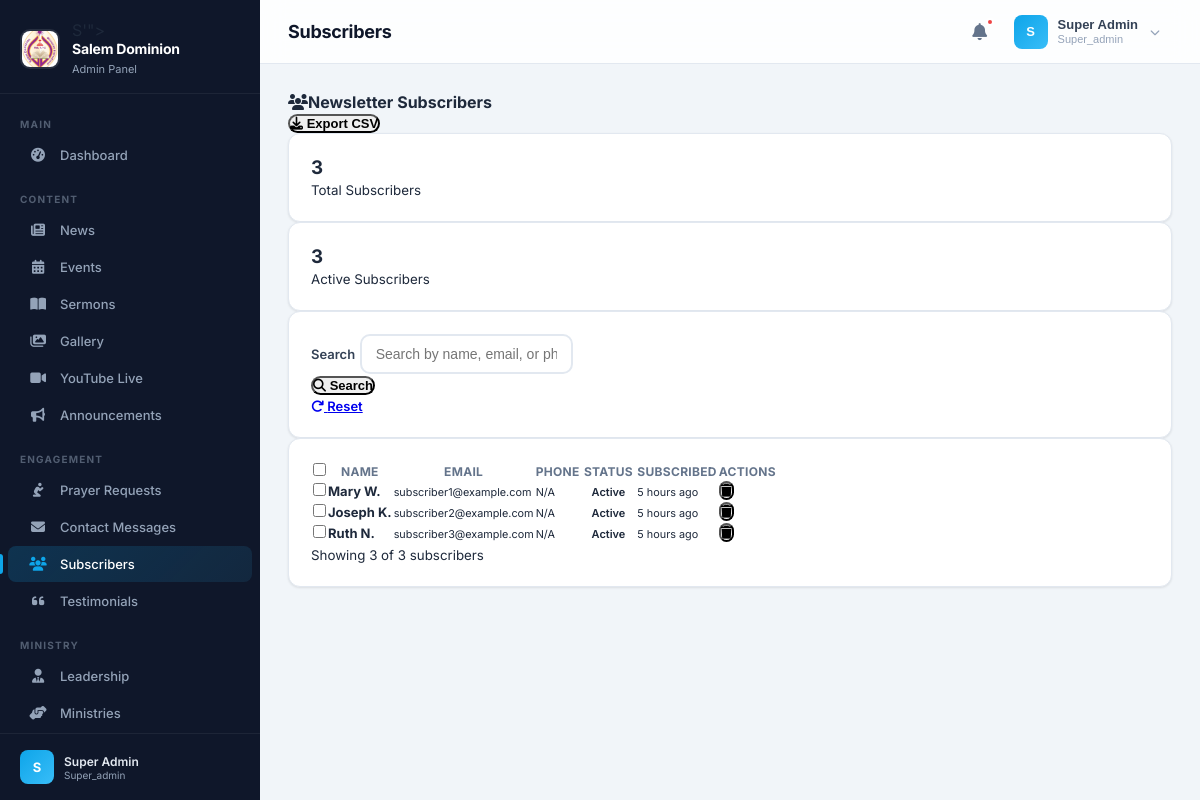
The app's page /admin/dashboard.php?section=subscribers (signed in) with its own data.
### tables this page shows
CREATE TABLE `newsletter_subscribers` (
  `id` int(11) NOT NULL,
  `email` varchar(255) NOT NULL,
  `name` varchar(255) DEFAULT NULL,
  `phone` varchar(20) DEFAULT NULL,
  `is_active` tinyint(1) NOT NULL DEFAULT 1,
  `status` enum('active','unsubscribed','bounced') NOT NULL DEFAULT 'active',
  `subscribed_at` timestamp NOT NULL DEFAULT current_timestamp(),
  `unsubscribed_at` datetime DEFAULT NULL,
  `created_at` timestamp NOT NULL DEFAULT current_timestamp()
);

### includes/database.php (called while the page is built, shortened)
<?php
class Database {
    private ?PDO $pdo = null;
    private function __construct(string $host, string $user, string $pass, string $name, string $port = '3306', string $charset = 'utf8mb4') {
        $dsn = "mysql:host={$host};port={$port};dbname={$name};charset={$charset}";
        try {
            $this->pdo = new PDO($dsn, $user, $pass, [
                PDO::ATTR_ERRMODE            => PDO::ERRMODE_EXCEPTION,
                PDO::ATTR_DEFAULT_FETCH_MODE => PDO::FETCH_ASSOC,
                PDO::ATTR_EMULATE_PREPARES   => false,
                PDO::MYSQL_ATTR_INIT_COMMAND => "SET NAMES {$charset} COLLATE {$charset}_unicode_ci",
                PDO::MYSQL_ATTR_FOUND_ROWS   => true,
            ]);
        } catch (PDOException $e) {
            error_log("Database connection failed ({$name}): " . $e->getMessage());
            $this->pdo = null;
            throw $e;
        }
    }
    public function query(string $sql, array $params = []): PDOStatement {
        $stmt = $this->pdo->prepare($sql);
        $stmt->execute($params);
        return $stmt;
    }
    public function fetch(string $sql, array $params = []): ?array {
        $stmt = $this->query($sql, $params);
        $result = $stmt->fetch();
        return $result ?: null;
    }
    public function count(string $table, string $where = '1=1', array $params = []): int {
        $sql = "SELECT COUNT(*) as cnt FROM `{$table}` WHERE {$where}";
        $row = $this->fetch($sql, $params);
        return $row ? (int)$row['cnt'] : 0;
    }
}

### includes/helpers.php (called while the page is built, shortened)
<?php
function sanitize(string $input): string {
    return htmlspecialchars(trim($input), ENT_QUOTES, 'UTF-8');
}
function paginate(string $table, $db, int $perPage = ITEMS_PER_PAGE, int $currentPage = 1, string $where = '', array $params = [], string $orderBy = 'id DESC'): array {
    if ($db instanceof Database) {
        $pdo = $db->getPdo();
    } elseif ($db instanceof PDO) {
        $pdo = $db;
    } else {
        $pdo = Database::getInstance()->getPdo();
    }
    $countQuery = "SELECT COUNT(*) FROM {$table}";
    if (!empty($where)) {
        $countQuery .= " WHERE {$where}";
    }
    $stmt = $pdo->prepare($countQuery);
    $stmt->execute($params);
    $total = (int)$stmt->fetchColumn();
    $totalPages = max(1, ceil($total / $perPage));
    $currentPage = max(1, min($currentPage, $totalPages));
    $offset = ($currentPage - 1) * $perPage;
    $query = "SELECT * FROM {$table}";
    if (!empty($where)) {
        $query .= " WHERE {$where}";
    }
    $query .= " ORDER BY {$orderBy} LIMIT {$perPage} OFFSET {$offset}";
    $stmt = $pdo->prepare($query);
    $stmt->execute($params);
    $items = $stmt->fetchAll(PDO::FETCH_ASSOC);
    return [
        'items'       => $items,
        'total'       => $total,
        'page'        => $currentPage,
        'per_page'    => $perPage,
        'total_pages' => $totalPages,
    ];
}
function timeAgo(string $datetime): string {
    $time = strtotime($datetime);
    $diff = time() - $time;
    if ($diff < 86400) return floor($diff / 3600) . ' hours ago';
    return date('M j, Y', $time);
}

### admin/modules/subscribers.php (the view, shortened to what this page needs)
<?php
$db = Database::getInstance();
$search = trim($_GET['search'] ?? '');
$page = max(1, (int)($_GET['page'] ?? 1));
$perPage = ADMIN_ITEMS_PER_PAGE;
$where = '1=1';
$params = [];
$pagination = paginate('newsletter_subscribers', $db, $perPage, $page, $where, $params, 'created_at DESC');
$subscribers = $pagination['items'];
$total = $pagination['total'];
$totalCount = $db->count('newsletter_subscribers');
$activeCount = $db->count('newsletter_subscribers', "status = 'active'");
?>
<div class="d-flex justify-content-between align-items-center mb-4">
    <h4 class="mb-0"><i class="fas fa-users me-2"></i>Newsletter Subscribers</h4>
    <div>
        <form method="POST" class="d-inline" id="exportForm">
            <button type="submit" class="btn btn-success"><i class="fas fa-download me-1"></i> Export CSV</button>
        </form>
    </div>
</div>
<div class="row g-3 mb-4">
    <div class="col-md-6">
        <div class="card border-0 shadow-sm">
            <div class="card-body text-center">
                <h3 class="text-primary mb-0"><?= $totalCount ?></h3>
                <small class="text-muted">Total Subscribers</small>
            </div>
        </div>
    </div>
    <div class="col-md-6">
        <div class="card border-0 shadow-sm">
            <div class="card-body text-center">
                <h3 class="text-success mb-0"><?= $activeCount ?></h3>
                <small class="text-muted">Active Subscribers</small>
            </div>
        </div>
    </div>
</div>
<div class="card mb-4">
    <div class="card-body">
        <form method="GET" class="row g-3 align-items-end">
            <div class="col-md-6">
                <label class="form-label">Search</label>
                <input type="text" name="search" class="form-control" placeholder="Search by name, email, or phone..." value="<?= sanitize($search) ?>">
            </div>
            <div class="col-md-2">
                <button type="submit" class="btn btn-outline-primary w-100"><i class="fas fa-search me-1"></i> Search</button>
            </div>
            <div class="col-md-2">
                <a href="<?= BASE_URL ?>/admin/modules/subscribers.php" class="btn btn-outline-secondary w-100"><i class="fas fa-redo me-1"></i> Reset</a>
            </div>
        </form>
    </div>
</div>
<div class="card">
    <div class="card-body">
        <?php if (empty($subscribers)): ?>
            <div class="text-center py-5">
                <i class="fas fa-users fa-3x text-muted mb-3"></i>
                <p class="text-muted">No subscribers found.</p>
            </div>
        <?php else: ?>
            <div class="table-responsive">
                <table class="table table-hover align-middle">
                    <thead class="table-light">
                        <tr>
                            <th>
                                <div class="form-check">
                                    <input type="checkbox" class="form-check-input" id="selectAll" onclick="toggleAll(this)">
                                </div>
                            </th>
                            <th>Name</th>
                            <th>Email</th>
                            <th>Phone</th>
                            <th>Status</th>
                            <th>Subscribed</th>
                            <th class="text-end">Actions</th>
                        </tr>
                    </thead>
                    <tbody>
                        <?php foreach ($subscribers as $item): ?>
                        <tr>
                            <td>
                                <div class="form-check">
                                    <input type="checkbox" class="form-check-input subscriber-check" name="ids[]" value="<?= $item['id'] ?>">
                                </div>
                            </td>
                            <td><strong><?= sanitize($item['name'] ?: 'N/A') ?></strong></td>
                            <td><small><?= sanitize($item['email']) ?></small></td>
                            <td><small><?= sanitize($item['phone'] ?? 'N/A') ?></small></td>
                            <td>
                                <span class="badge bg-<?= ($item['status'] ?? 'active') === 'active' ? 'success' : 'secondary' ?>">
                                    <?= ucfirst($item['status'] ?? 'active') ?>
                                </span>
                            </td>
                            <td><small><?= timeAgo($item['created_at']) ?></small></td>
                            <td class="text-end">
                                <form method="POST" class="d-inline" onsubmit="return confirm('Remove this subscriber?')">
                                    <button type="submit" class="btn btn-outline-danger btn-sm" title="Delete"><i class="fas fa-trash"></i></button>
                                </form>
                            </td>
                        </tr>
                        <?php endforeach; ?>
                    </tbody>
                </table>
            </div>
            <small class="text-muted">Showing <?= count($subscribers) ?> of <?= $total ?> subscribers</small>
        <?php endif; ?>
    </div>
</div>

### admin/dashboard.php (style rules this page uses)
*, *::before, *::after { margin: 0; padding: 0; box-sizing: border-box; }
:root { --sidebar-width: 260px; --sidebar-collapsed: 0px; --topbar-height: 64px; --bg-primary: #0f172a; --bg-secondary: #1e293b; --bg-accent: #0ea5e9; --bg-page: #f1f5f9; --text-sidebar: #94a3b8; --text-sidebar-active: #ffffff; --border-color: #e2e8f0; --card-bg: #ffffff; --shadow-sm: 0 1px 3px rgba(0,0,0,0.06), 0 1px 2px rgba(0,0,0,0.04); --shadow-md: 0 4px 12px rgba(0,0,0,0.07), 0 2px 4px rgba(0,0,0,0.04); --shadow-lg: 0 10px 30px rgba(0,0,0,0.08); --radius: 12px; --radius-sm: 8px; }
body { font-family: 'Inter', -apple-system, BlinkMacSystemFont, sans-serif; background: var(--bg-page); color: #1e293b; min-height: 100vh; -webkit-font-smoothing: antialiased; }
.card { background: var(--card-bg); border-radius: var(--radius); box-shadow: var(--shadow-sm); border: 1px solid var(--border-color); overflow: hidden; transition: box-shadow 0.25s ease; }
.card-body { padding: 22px; }
.form-control, .form-select { border-radius: 10px; padding: 10px 14px; border: 2px solid #e2e8f0; font-size: 14px; transition: border-color 0.2s, box-shadow 0.2s; }
.form-label { font-size: 13px; font-weight: 600; color: #334155; margin-bottom: 6px; }
.btn { border-radius: 10px; font-weight: 600; font-size: 13px; transition: all 0.2s; }
.badge { font-weight: 600; font-size: 11px; padding: 4px 10px; border-radius: 6px; }
.table { font-size: 13px; }
.table th { font-weight: 700; font-size: 12px; text-transform: uppercase; letter-spacing: 0.3px; color: #64748b; border-bottom-width: 1px; }

### records on screen
newsletter_subscribers: name "Mary W.", email "subscriber1@example.com", phone "N/A", status "Active", created_at "5 hours ago"
newsletter_subscribers: name "Joseph K.", email "subscriber2@example.com", phone "N/A", status "Active", created_at "5 hours ago"
newsletter_subscribers: name "Ruth N.", email "subscriber3@example.com", phone "N/A", status "Active", created_at "5 hours ago"

### other values on screen
$groupName "MAIN"
$item['label'] "Dashboard"
$groupName "CONTENT"
$item['label'] "News"
$item['label'] "Events"
$item['label'] "Sermons"
$item['label'] "Gallery"
$item['label'] "YouTube Live"
$item['label'] "Announcements"
$groupName "ENGAGEMENT"
$item['label'] "Prayer Requests"
$item['label'] "Contact Messages"
$item['label'] "Subscribers"
$item['label'] "Testimonials"
$groupName "MINISTRY"
